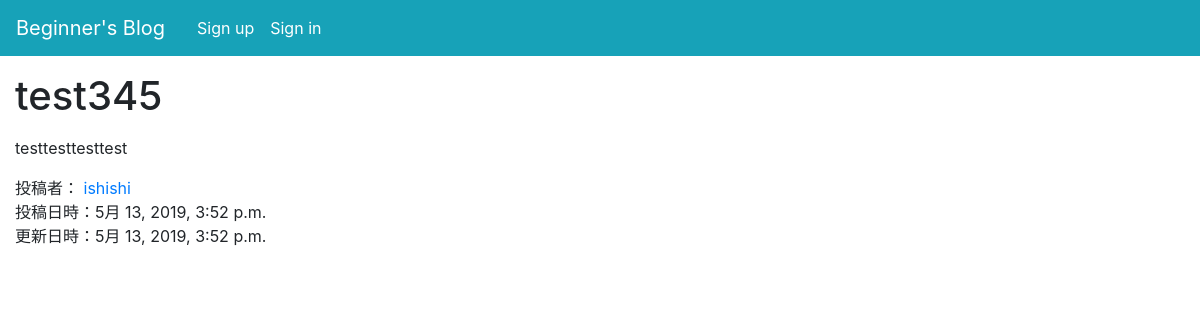
Before: /post_detail/6/ with the older database file.
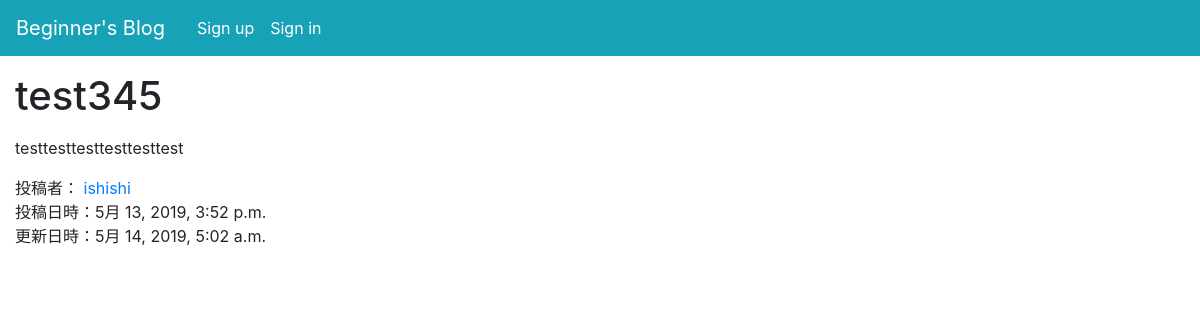
After: the same page with the newer database file.
### blog/models.py (models this page shows, shortened)
class Post(models.Model):
    user = models.ForeignKey(User, on_delete=models.CASCADE)
    title = models.CharField(max_length = 30)
    text = models.TextField()
    created_datetime = models.DateTimeField(default = timezone.now)
    updated_datetime = models.DateTimeField(auto_now=True)

### blog/views.py (the view)
# urls.py: path('post_detail/<int:pk>/', views.post_detail, name='post_detail'),
def post_detail(request, pk):
    post_detail = Post.objects.get(id=pk)
    return render(request, 'blog/post_detail.html', {'post_detail': post_detail})

### blog/templates/blog/post_detail.html (shortened to what this page needs)
{% extends 'blog/base.html' %}
{% load staticfiles %}
{% block head %}
<link rel="stylesheet" href="{% static 'css/post_detail.css' %}">
{% endblock %}
{% block main %}
<h1>{{ post_detail.title }}</h1>
<p>{{ post_detail.text | linebreaks | urlize }}</p>
<a>投稿者：<a/>
<a class="user" href="{% url 'blog:user_detail' pk=post_detail.user.pk %}">{{ post_detail.user }}</a>
<p class="mb-0">投稿日時：{{ post_detail.created_datetime }}
<p>更新日時：{{ post_detail.updated_datetime }}
{% endblock %}

Changed rows visible on the page:
changed Post "test345": text "testtesttesttest" → "testtesttesttesttesttest"; updated_datetime "5月 13, 2019, 3:52 p.m." → "5月 14, 2019, 5:02 a.m."
